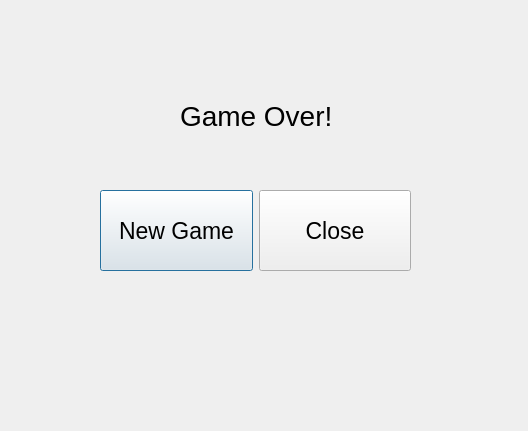
<?xml version="1.0" encoding="UTF-8"?>
<ui version="4.0">
 <class>gameOver</class>
 <widget class="QDialog" name="gameOver">
  <property name="geometry">
   <rect>
    <x>0</x>
    <y>0</y>
    <width>528</width>
    <height>431</height>
   </rect>
  </property>
  <property name="windowTitle">
   <string>Dialog</string>
  </property>
  <widget class="QLabel" name="label">
   <property name="geometry">
    <rect>
     <x>180</x>
     <y>80</y>
     <width>171</width>
     <height>71</height>
    </rect>
   </property>
   <property name="font">
    <font>
     <pointsize>21</pointsize>
    </font>
   </property>
   <property name="text">
    <string>Game Over!</string>
   </property>
  </widget>
  <widget class="QWidget" name="horizontalLayoutWidget">
   <property name="geometry">
    <rect>
     <x>100</x>
     <y>190</y>
     <width>311</width>
     <height>81</height>
    </rect>
   </property>
   <layout class="QHBoxLayout" name="horizontalLayout">
    <item>
     <widget class="QPushButton" name="pushButton">
      <property name="sizePolicy">
       <sizepolicy hsizetype="Minimum" vsizetype="Minimum">
        <horstretch>0</horstretch>
        <verstretch>0</verstretch>
       </sizepolicy>
      </property>
      <property name="font">
       <font>
        <pointsize>17</pointsize>
       </font>
      </property>
      <property name="text">
       <string>New Game</string>
      </property>
     </widget>
    </item>
    <item>
     <widget class="QPushButton" name="pushButton_2">
      <property name="sizePolicy">
       <sizepolicy hsizetype="Minimum" vsizetype="Minimum">
        <horstretch>0</horstretch>
        <verstretch>0</verstretch>
       </sizepolicy>
      </property>
      <property name="font">
       <font>
        <pointsize>17</pointsize>
       </font>
      </property>
      <property name="text">
       <string>Close</string>
      </property>
     </widget>
    </item>
   </layout>
  </widget>
 </widget>
 <resources/>
 <connections/>
</ui>
